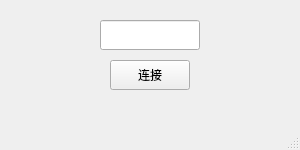
<?xml version="1.0" encoding="UTF-8"?>
<ui version="4.0">
 <class>MainWindow</class>
 <widget class="QMainWindow" name="MainWindow">
  <property name="geometry">
   <rect>
    <x>0</x>
    <y>0</y>
    <width>300</width>
    <height>150</height>
   </rect>
  </property>
  <property name="windowTitle">
   <string>0 error </string>
  </property>
  <widget class="QWidget" name="centralwidget">
   <widget class="QPushButton" name="pushButton">
    <property name="geometry">
     <rect>
      <x>110</x>
      <y>60</y>
      <width>80</width>
      <height>30</height>
     </rect>
    </property>
    <property name="text">
     <string>连接</string>
    </property>
    <property name="checkable">
     <bool>true</bool>
    </property>
    <property name="checked">
     <bool>false</bool>
    </property>
   </widget>
   <widget class="QLineEdit" name="lineEdit">
    <property name="geometry">
     <rect>
      <x>100</x>
      <y>20</y>
      <width>100</width>
      <height>30</height>
     </rect>
    </property>
   </widget>
  </widget>
  <widget class="QMenuBar" name="menubar">
   <property name="geometry">
    <rect>
     <x>0</x>
     <y>0</y>
     <width>300</width>
     <height>17</height>
    </rect>
   </property>
  </widget>
  <widget class="QStatusBar" name="statusBar"/>
 </widget>
 <resources/>
 <connections/>
</ui>
